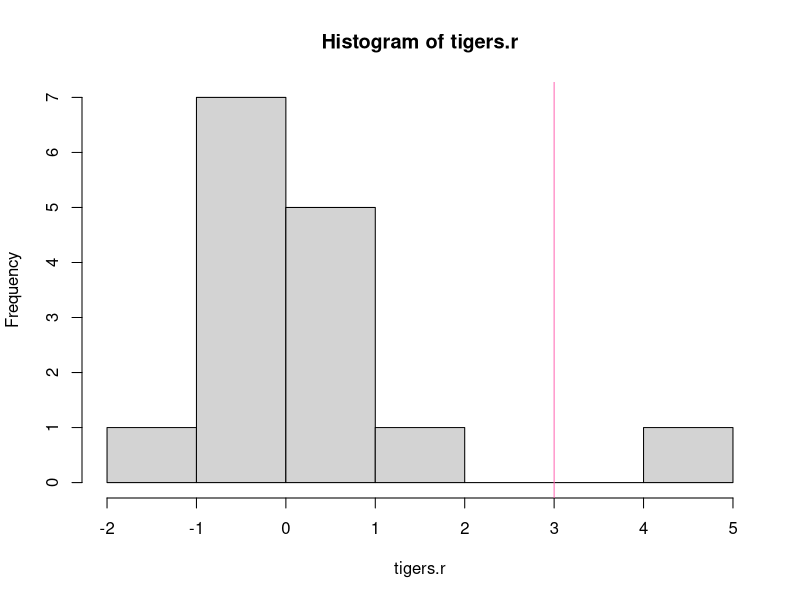
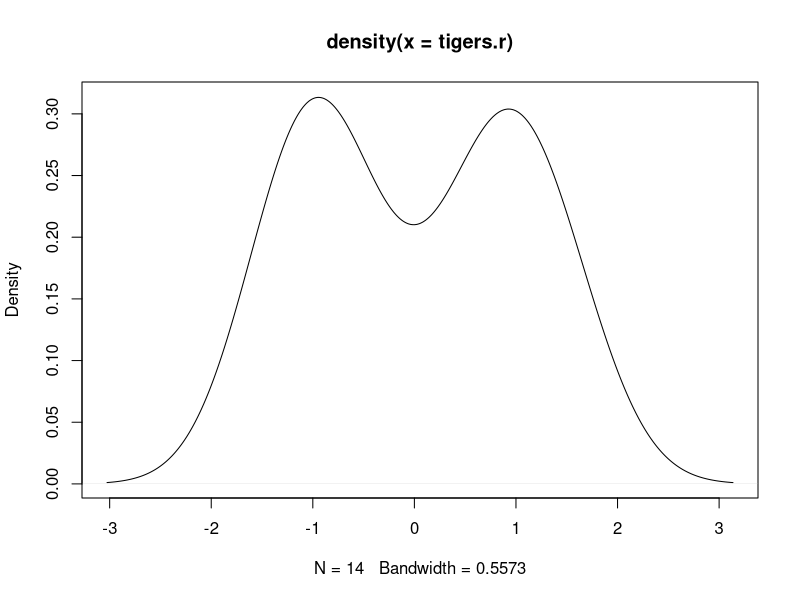
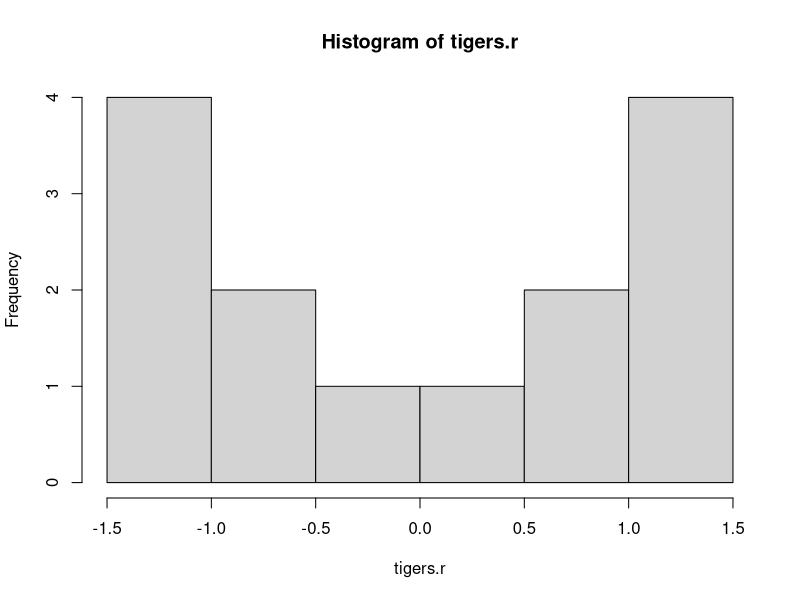
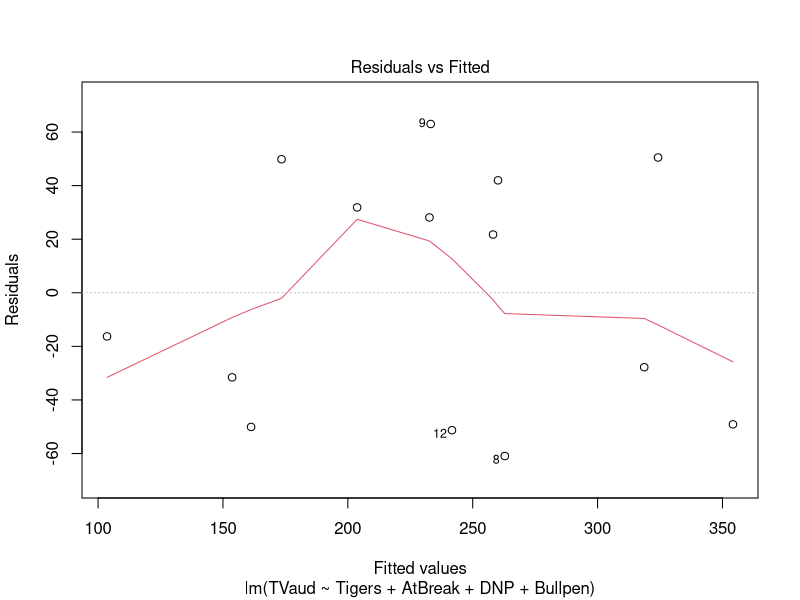
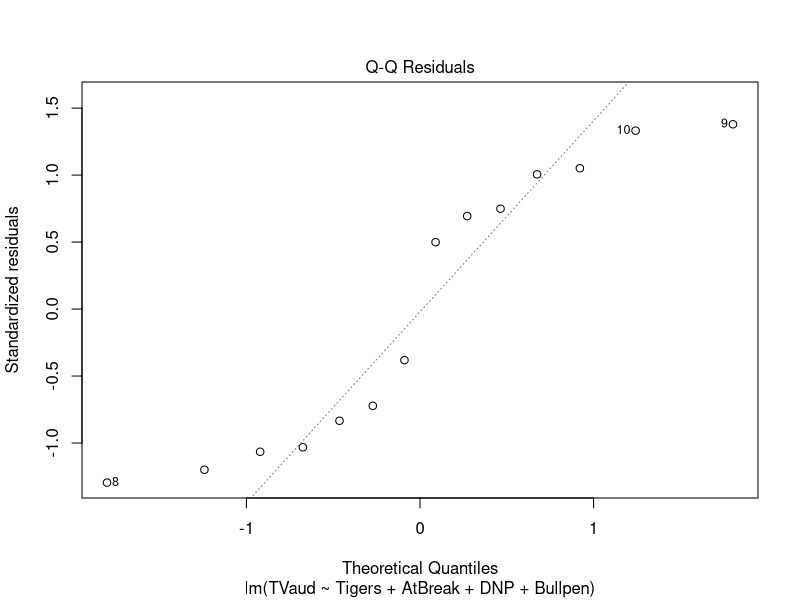
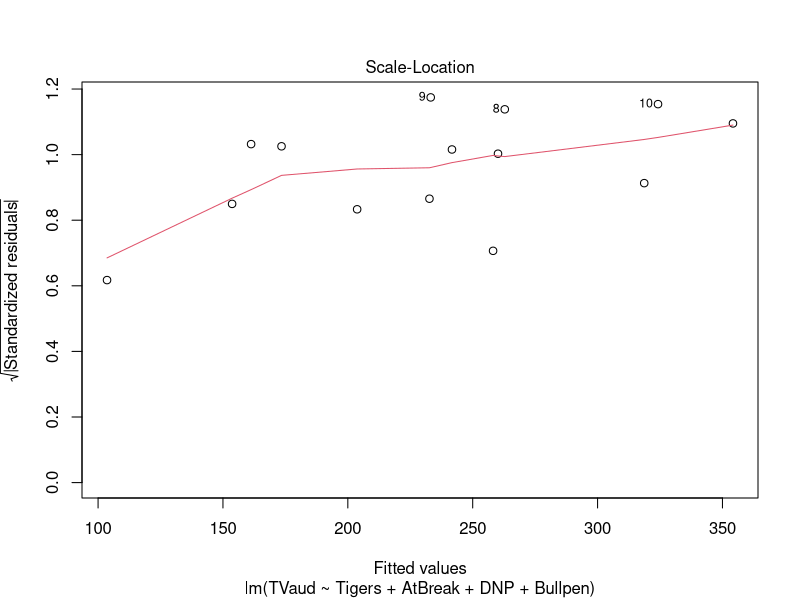
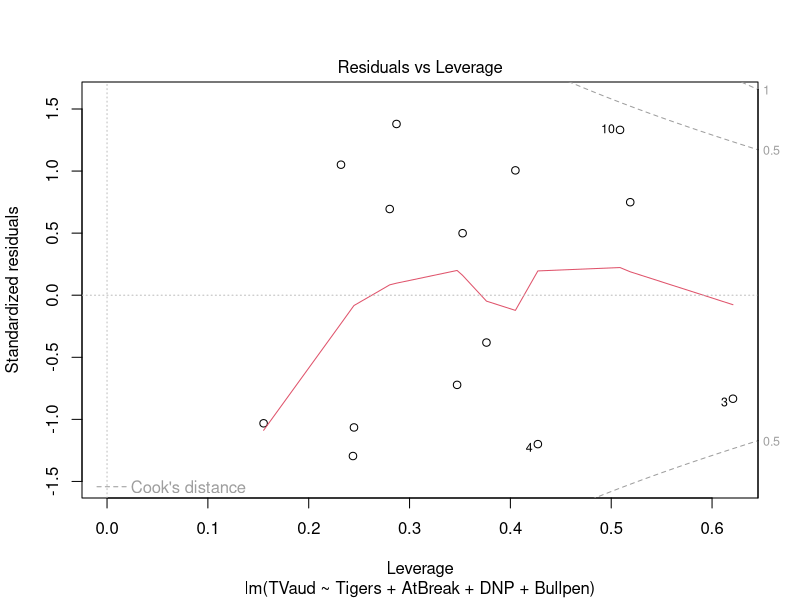
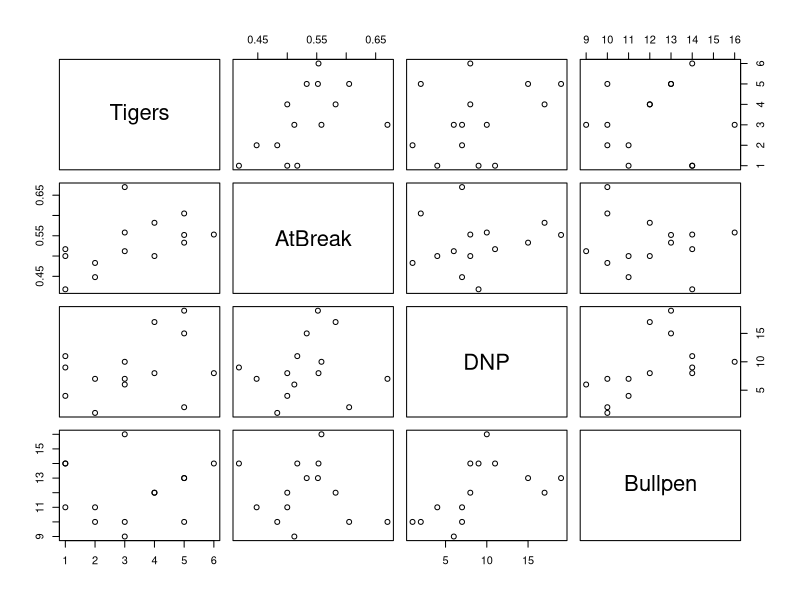

Recreate these plots in R, in order.
# read in data
tigers <- read.table(text = 
"2004, 235.6, 2, 0.483, 1, 10
 2005, 436.6, 1, 0.488, 4, 10
 2006, 290.9, 3, 0.670, 7, 10
 2007, 305.1, 5, 0.605, 2, 10
 2008, 223.3, 1, 0.500, 4, 11
 2009, 302.1, 5, 0.552, 19, 13
 2010, 260.8, 3, 0.558, 10, 16
 2011, 201.9, 5, 0.533, 15, 13
 2012, 296.2, 3, 0.512, 6, 9
 2013, 374.7, 6, 0.553, 8, 14
 2014, 279.9, 4, 0.582, 17, 12
 2015, 190.4, 4, 0.500, 8, 12
 2016, 122.1, 1, 0.517, 11, 14
 2017, 111.2, 2, 0.448, 7, 11
 2018, 87.3, 1, 0.418, 9, 14", header = FALSE, sep = "," )
names(tigers) <- c("Year", "TVaud", "Tigers", "AtBreak", "DNP", "Bullpen")
mean(tigers$TVaud)
mean(tigers$Tigers)
mean(tigers$AtBreak)

# 3: means, sd, and correlations

# means
mean(tigers$TVaud)
mean(tigers$Tigers)
mean(tigers$DNP)
mean(tigers$Bullpen)
mean(tigers$AtBreak)

# SD
sd(tigers$TVaud)
sd(tigers$Tigers)
sd(tigers$DNP)
sd(tigers$Bullpen)
sd(tigers$AtBreak)

# correlation between explanatory and response variables 
cor(tigers$TVaud, tigers$Tigers)
cor(tigers$TVaud, tigers$AtBreak)
cor(tigers$TVaud, tigers$DNP)
cor(tigers$TVaud, tigers$Bullpen)


# 5: confirm that 2005 has an R studentized residual that exceeds the rule of thumb
# fit the model: TVaud = beta0 + beta1 Tigers + beta2 Atbreak + beta3 DNP + beta4 BullPen 
# + epsilon ~ N(0, sigma2)

tigers.out <- lm(TVaud ~ Tigers + AtBreak + DNP + Bullpen, data = tigers)

# residuals 
tigers.r <- rstudent(tigers.out)
# which one is greater than the rule of thumb?
hist(tigers.r)
abline(v = 3, col = "hot pink", main = "Histogram of R-stdentized Residuals")
subset(tigers, abs(tigers.r) > 3)

# The R-studentized residual for 2005 proves to exceed the rule of thumb due to the fact that it’s 
# R-studentized residual for 2005 is 4.386 and our rule of thumb is 3.  

# remove 2005 to 
tigers <- subset(tigers, tigers$Year != 2005) 

# 6: investigate the validity of the linear model assumptions

# a: comment on the validity of the normality assumption 
tigers.out <- lm(TVaud ~ Tigers + AtBreak + DNP + Bullpen, data = tigers)
tigers.r <- rstudent(tigers.out)
plot(density(tigers.r))
hist(tigers.r)
shapiro.test(tigers.r) # p-value: 0.06679

# b: regression diagnostics

# rule of thumb (for leverage): 2*(p+1)/n
tiger.leverage <- lm.influence(tigers.out)$hat
subset(tigers, tiger.leverage > 2*5/14) # no outliers 

# cook's D (change in parameter estimates with and without obs)
tigers.cd <- cooks.distance(tigers.out)
tigers.cd
subset(tigers, tigers.cd > 4/(14-(5))) # no outliers

plot(tigers.out)

plot(~ Tigers + AtBreak + DNP + Bullpen, data = tigers)

# After using our Regression Diagnostics such as cooks distance and leverage, 
# we can conclude that there aren’t any explanatory variables that exceed the rule of thumb

# c: parameter estimates and standard errors
summary(tigers.out)

# d: what effect does the number of tigers named all-stars have on the Detroit Tv audience?
confint(tigers.out)
library(car)
crPlots(tigers.out)

# f: does how well the tigers are doing have a statistically significant effect 
# Test Ho: no effect on the Detroit TV audience
#     Ha: effect on the Detroit TV audience 
tigers.readuced1 <- lm(TVaud ~ DNP + Bullpen, data = tigers)
anova(tigers.readuced1, tigers.out)

# With a test statistic of 10.38, and a small p-value of 0.005, we reject the null hypothesis and 
# conclude that how well the Tigers play does have a statistically significant effect on the 
# popularity of the game. 


# test boring aspects of the game
tigers.readuced2 <- lm(TVaud ~ Tigers + AtBreak, data = tigers)
anova(tigers.readuced2, tigers.out)

# h: estimates for scenarios:

# scenario 1: successful tigers 
predict(tigers.out, newdata = data.frame(Tigers = 5, AtBreak = 0.6, DNP = 7, Bullpen = 11), type = "response")

# 95% CI on P(Win)
success1 <- predict(tigers.out, newdata = data.frame(Tigers = 5, AtBreak = 0.6, DNP = 7, Bullpen = 11), type = "response", 
                   se.fit = TRUE)

# 95% CI on logit(Win)
tiger.L <- success1$fit - 1.96*success1$se.fit
tiger.L
tiger.U <- success1$fit + 1.96*success1$se.fit
tiger.U

# scenario 2: Tanking Tigers
predict(tigers.out, newdata = data.frame(Tigers = 1, AtBreak = 0.4, DNP = 7, Bullpen = 11), type = "response")

# 95% CI on P(Win)
success2 <- predict(tigers.out, newdata = data.frame(Tigers = 1, AtBreak = 0.4, DNP = 7, Bullpen = 11), type = "response", 
                   se.fit = TRUE)
success2

# 95% CI on logit(Win)
tiger.L <- success2$fit - 1.96*success2$se.fit
tiger.L
tiger.U <- success2$fit + 1.96*success2$se.fit
tiger.U

